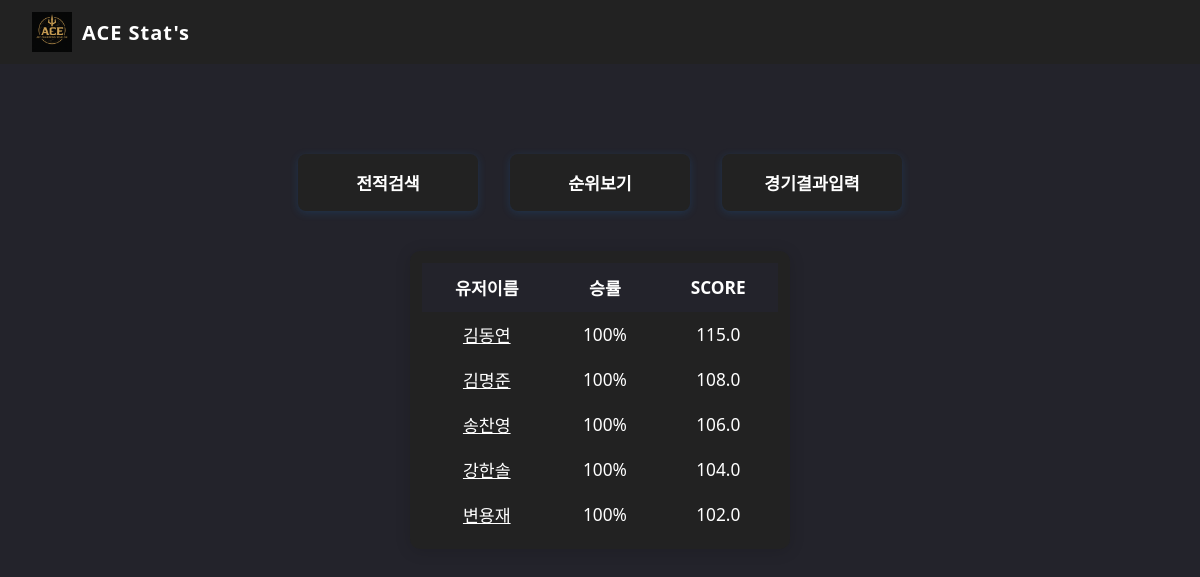
The page / on the database its author committed.
### lolapp/models.py (models this page shows, shortened)
class User(models.Model):
    name = models.CharField(max_length=30)
    lol_id = models.CharField(max_length=40, primary_key=True)

### lolapp/views.py (the view)
# urls.py: path('', views.main, name='main'),  # 루트 URL에 main 뷰 연결
def main(request):
    user_stats = []
    for user in User.objects.all():
        qs = GameData.objects.filter(user=user)
        total = qs.count()
        win = qs.filter(result='win').count()
        winrate = int((win / total) * 100) if total else 0
        k_sum = qs.aggregate(k=Sum('kill'))['k'] or 0
        d_sum = qs.aggregate(d=Sum('death'))['d'] or 0
        a_sum = qs.aggregate(a=Sum('assist'))['a'] or 0
        kda = round((k_sum + a_sum) / (d_sum if d_sum else 1), 2) if total else 0
        score = round(qs.aggregate(score=Sum('rank_score'))['score'] or 0, 2)
        avg_score = round(score / total, 2) if total else 0
        user_stats.append({
            'name': user.name,
            'total': total,
            'win': win,
            'winrate': winrate,
            'kda': kda,
            'score': score,
            'avg_score': avg_score,
        })
    user_stats = sorted(user_stats, key=lambda x: -x['avg_score'])
    real_user_stats = [u for u in user_stats if u['total'] > 0]
    return render(request, 'lolapp/main.html', {'real_user_stats': real_user_stats})

### lolapp/templates/lolapp/main.html (shortened to what this page needs)
{% load static %}
{% include 'lolapp/header.html' %}
<link rel="stylesheet" href="{% static 'header.css' %}">
<!DOCTYPE html>
<html lang="ko">
<head>
</head>
<body>
    <div class="main-btn-row">
        <a href="/search/">전적검색</a>
        <a href="/rank/">순위보기</a>
        <a href="/upload/">경기결과입력</a>
    </div>
    <div style="display:flex; justify-content:center; margin-top:40px;">
        <table style="background:#222; color:#fff; border-radius:10px; padding:12px; min-width:380px; font-size:1.08em; box-shadow:0 2px 16px #0002; border-collapse:separate; border-spacing:0;">
            <tr style="background:#23232b;">
                <th style="padding:12px 24px; text-align:center;">유저이름</th>
                <th style="padding:12px 24px; text-align:center;">승률</th>
                <th style="padding:12px 24px; text-align:center;">SCORE</th>
            </tr>
            {% for user in real_user_stats|slice:":5" %}
            <tr>
                <td style="padding:10px 24px; text-align:center;">
                    <a href="/search/?name={{ user.name }}" style="color:#fff; text-decoration:underline;">{{ user.name }}</a>
                </td>
                <td style="padding:10px 24px; text-align:center;">{{ user.winrate }}%</td>
                <td style="padding:10px 24px; text-align:center;">{{ user.score }}</td>
            </tr>
            {% empty %}
            <tr><td colspan="3" style="padding:12px 0; color:#bbb; text-align:center;">데이터 없음</td></tr>
            {% endfor %}
        </table>
    </div>
</body>
</html>

### lolapp/static/header.css (style rules this page uses)
body { margin: 0; padding: 0; }

### lolapp/templates/lolapp/main.html (style rules this page uses)
body { background: #23232b; font-family: 'Segoe UI', Arial, sans-serif; margin: 0; }
.main-btn-row { display: flex; flex-direction: row; justify-content: center; align-items: center; gap: 32px; margin-top: 90px; }
.main-btn-row button, .main-btn-row a { min-width: 180px; padding: 16px 0; font-size: 1.08em; font-weight: bold; border-radius: 8px; border: none; background: #222; color: #fff; text-align: center; text-decoration: none; transition: background 0.2s; box-shadow: 0 2px 8px #1976d233; cursor: pointer; display: flex; align-items: center; justify-content: center; }

### rows shown on the page
User: name "김동연"
User: name "김명준"
User: name "송찬영"
User: name "강한솔"
User: name "변용재"

### other values the page prints
{{ user.winrate }} "100" "100" "100" "100" "100"
{{ user.score }} "115.0" "108.0" "106.0" "104.0" "102.0"
